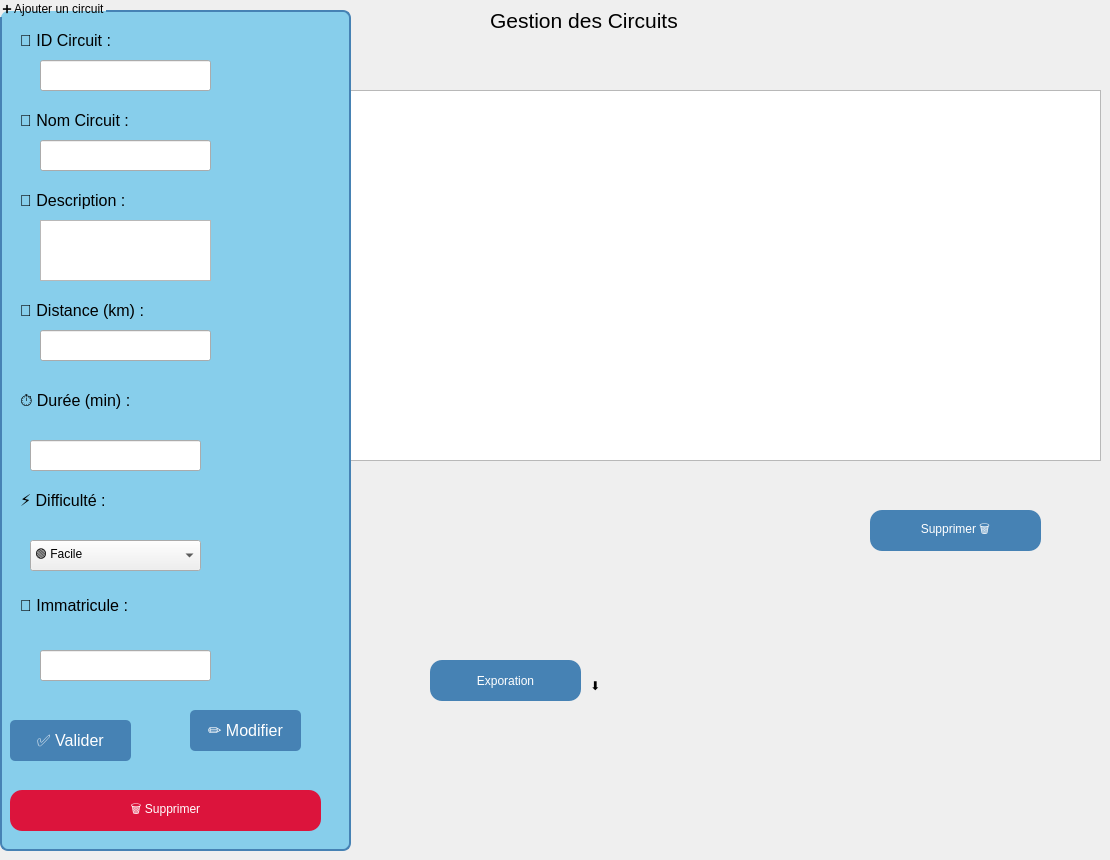
      <widget class="QWidget" name="tabCircuitAccueil">
       <attribute name="title">
        <string>Accueil</string>
       </attribute>
       <widget class="QLabel" name="labelTitreCircuit">
        <property name="geometry">
         <rect>
          <x>490</x>
          <y>-10</y>
          <width>471</width>
          <height>61</height>
         </rect>
        </property>
        <property name="font">
         <font>
          <family>Segoe UI</family>
          <pointsize>16</pointsize>
          <italic>false</italic>
          <bold>false</bold>
         </font>
        </property>
        <property name="styleSheet">
         <string notr="true">font: 16pt &quot;Segoe UI&quot;;</string>
        </property>
        <property name="text">
         <string>Gestion des Circuits</string>
        </property>
       </widget>
       <widget class="QPushButton" name="pushButton_export_circuit">
        <property name="geometry">
         <rect>
          <x>430</x>
          <y>660</y>
          <width>151</width>
          <height>41</height>
         </rect>
        </property>
        <property name="styleSheet">
         <string notr="true">background-color: rgb(70, 130, 180);
font: 14pt &quot;Segoe UI&quot;;
font: 900 12pt &quot;Segoe UI&quot;;

    color: white;
    border-radius: 12px;
    padding: 8px 16px;</string>
        </property>
        <property name="text">
         <string>Exporation</string>
        </property>
       </widget>
       <widget class="QLabel" name="label_export_circuit">
        <property name="geometry">
         <rect>
          <x>590</x>
          <y>670</y>
          <width>63</width>
          <height>31</height>
         </rect>
        </property>
        <property name="styleSheet">
         <string notr="true">font: 14pt &quot;Segoe UI&quot;;</string>
        </property>
        <property name="text">
         <string>⬇️</string>
        </property>
       </widget>
       <widget class="QGroupBox" name="groupBoxCircuit">
        <property name="geometry">
         <rect>
          <x>0</x>
          <y>0</y>
          <width>351</width>
          <height>851</height>
         </rect>
        </property>
        <property name="styleSheet">
         <string notr="true">QGroupBox {
        font: 900 9pt &quot;Segoe UI&quot;;
        font: 900 9pt &quot;Segoe UI&quot;;
        font: 16pt &quot;Segoe UI&quot;;

        background-color: rgb(135, 206, 235);
    border: 2px solid #4682B4;
    border-radius: 8px;
    margin-top: 10px;
}
QPushButton {
    background-color: #4682B4;
    color: white;
    border-radius: 5px;
    padding: 5px;
}
QPushButton:hover {
    background-color: #5A9BD5;
}</string>
        </property>
        <property name="title">
         <string>➕ Ajouter un circuit</string>
        </property>
        <widget class="QLabel" name="labelIdCircuit">
         <property name="geometry">
          <rect>
           <x>20</x>
           <y>30</y>
           <width>201</width>
           <height>21</height>
          </rect>
         </property>
         <property name="font">
          <font>
           <family>Segoe UI</family>
           <pointsize>12</pointsize>
           <italic>false</italic>
           <bold>false</bold>
          </font>
         </property>
         <property name="text">
          <string>🔢 ID Circuit :</string>
         </property>
        </widget>
        <widget class="QLineEdit" name="lineEdit_id_circuit">
         <property name="geometry">
          <rect>
           <x>40</x>
           <y>60</y>
           <width>171</width>
           <height>31</height>
          </rect>
         </property>
        </widget>
        <widget class="QLabel" name="labelNomCircuit">
         <property name="geometry">
          <rect>
           <x>20</x>
           <y>110</y>
           <width>171</width>
           <height>21</height>
          </rect>
         </property>
         <property name="font">
          <font>
           <family>Segoe UI</family>
           <pointsize>12</pointsize>
           <italic>false</italic>
           <bold>false</bold>
          </font>
         </property>
         <property name="text">
          <string>📝 Nom Circuit :</string>
         </property>
        </widget>
        <widget class="QLineEdit" name="lineEdit_nom_circuit">
         <property name="geometry">
          <rect>
           <x>40</x>
           <y>140</y>
           <width>171</width>
           <height>31</height>
          </rect>
         </property>
        </widget>
        <widget class="QLabel" name="labelDescCircuit">
         <property name="geometry">
          <rect>
           <x>20</x>
           <y>190</y>
           <width>171</width>
           <height>21</height>
          </rect>
         </property>
         <property name="font">
          <font>
           <family>Segoe UI</family>
           <pointsize>12</pointsize>
           <italic>false</italic>
           <bold>false</bold>
          </font>
         </property>
         <property name="text">
          <string>📄 Description :</string>
         </property>
        </widget>
        <widget class="QTextEdit" name="textEdit_desc_circuit">
         <property name="geometry">
          <rect>
           <x>40</x>
           <y>220</y>
           <width>171</width>
           <height>61</height>
          </rect>
         </property>
        </widget>
        <widget class="QLabel" name="labelDistance">
         <property name="geometry">
          <rect>
           <x>20</x>
           <y>300</y>
           <width>171</width>
           <height>21</height>
          </rect>
         </property>
         <property name="font">
          <font>
           <family>Segoe UI</family>
           <pointsize>12</pointsize>
           <italic>false</italic>
           <bold>false</bold>
          </font>
         </property>
         <property name="text">
          <string>📏 Distance (km) :</string>
         </property>
        </widget>
        <widget class="QLineEdit" name="lineEdit_distance">
         <property name="geometry">
          <rect>
           <x>40</x>
           <y>330</y>
           <width>171</width>
           <height>31</height>
          </rect>
         </property>
        </widget>
        <widget class="QLabel" name="labelDuree">
         <property name="geometry">
          <rect>
           <x>20</x>
           <y>390</y>
           <width>171</width>
           <height>21</height>
          </rect>
         </property>
         <property name="font">
          <font>
           <family>Segoe UI</family>
           <pointsize>12</pointsize>
           <italic>false</italic>
           <bold>false</bold>
          </font>
         </property>
         <property name="text">
          <string>⏱️ Durée (min) :</string>
         </property>
        </widget>
        <widget class="QLineEdit" name="lineEdit_duree_circuit">
         <property name="geometry">
          <rect>
           <x>30</x>
           <y>440</y>
           <width>171</width>
           <height>31</height>
          </rect>
         </property>
        </widget>
        <widget class="QLabel" name="labelDifficulte">
         <property name="geometry">
          <rect>
           <x>20</x>
           <y>490</y>
           <width>171</width>
           <height>21</height>
          </rect>
         </property>
         <property name="font">
          <font>
           <family>Segoe UI</family>
           <pointsize>12</pointsize>
           <italic>false</italic>
           <bold>false</bold>
          </font>
         </property>
         <property name="text">
          <string>⚡ Difficulté :</string>
         </property>
        </widget>
        <widget class="QComboBox" name="comboBox_difficulte">
         <property name="geometry">
          <rect>
           <x>30</x>
           <y>540</y>
           <width>171</width>
           <height>31</height>
          </rect>
         </property>
         <item>
          <property name="text">
           <string>🟢 Facile</string>
          </property>
         </item>
         <item>
          <property name="text">
           <string>🟡 Moyen</string>
          </property>
         </item>
         <item>
          <property name="text">
           <string>🔴 Difficile</string>
          </property>
         </item>
        </widget>
        <widget class="QLabel" name="labelImmatCircuit">
         <property name="geometry">
          <rect>
           <x>20</x>
           <y>590</y>
           <width>221</width>
           <height>31</height>
          </rect>
         </property>
         <property name="font">
          <font>
           <family>Segoe UI</family>
           <pointsize>12</pointsize>
           <italic>false</italic>
           <bold>false</bold>
          </font>
         </property>
         <property name="text">
          <string>🚗 Immatricule :</string>
         </property>
        </widget>
        <widget class="QLineEdit" name="lineEdit_immat_circuit">
         <property name="geometry">
          <rect>
           <x>40</x>
           <y>650</y>
           <width>171</width>
           <height>31</height>
          </rect>
         </property>
        </widget>
        <widget class="QPushButton" name="pushButton_validercircuit">
         <property name="geometry">
          <rect>
           <x>10</x>
           <y>720</y>
           <width>121</width>
           <height>41</height>
          </rect>
         </property>
         <property name="font">
          <font>
           <family>Segoe UI</family>
           <pointsize>12</pointsize>
           <italic>false</italic>
           <bold>false</bold>
          </font>
         </property>
         <property name="text">
          <string>✅ Valider</string>
         </property>
        </widget>
        <widget class="QPushButton" name="pushButton_modifiercircuit">
         <property name="geometry">
          <rect>
           <x>190</x>
           <y>710</y>
           <width>111</width>
           <height>41</height>
          </rect>
         </property>
         <property name="font">
          <font>
           <family>Segoe UI</family>
           <pointsize>12</pointsize>
           <italic>false</italic>
           <bold>false</bold>
          </font>
         </property>
         <property name="text">
          <string>✏️ Modifier</string>
         </property>
        </widget>
        <widget class="QPushButton" name="pushButton_supprimercircuit">
         <property name="geometry">
          <rect>
           <x>10</x>
           <y>790</y>
           <width>311</width>
           <height>41</height>
          </rect>
         </property>
         <property name="styleSheet">
          <string notr="true">background-color: rgb(220, 20, 60);
font: 14pt &quot;Segoe UI&quot;;
font: 900 12pt &quot;Segoe UI&quot;;

    color: white;
    border-radius: 12px;
    padding: 8px 16px;</string>
         </property>
         <property name="text">
          <string>🗑️ Supprimer</string>
         </property>
        </widget>
       </widget>
       <widget class="QTableView" name="tableView_circuits">
        <property name="geometry">
         <rect>
          <x>350</x>
          <y>90</y>
          <width>751</width>
          <height>371</height>
         </rect>
        </property>
        <property name="styleSheet">
         <string notr="true">background-color: #00008B;
    color: white;
    gridline-color: white;
    border-radius: 8px;
}
QHeaderView::section {
    background-color: #34495e;
    color: white;
    padding: 4px;
    border: 1px solid #2c3e50;</string>
        </property>
       </widget>
       <widget class="QPushButton" name="pushButton_supprimercircuit_bas">
        <property name="geometry">
         <rect>
          <x>870</x>
          <y>510</y>
          <width>171</width>
          <height>41</height>
         </rect>
        </property>
        <property name="styleSheet">
         <string notr="true">background-color: rgb(70, 130, 180);
font: 14pt &quot;Segoe UI&quot;;
font: 900 12pt &quot;Segoe UI&quot;;

    color: white;
    border-radius: 12px;
    padding: 8px 16px;</string>
        </property>
        <property name="text">
         <string>Supprimer 🗑️</string>
        </property>
       </widget>
       <zorder>tableView_circuits</zorder>
       <zorder>labelTitreCircuit</zorder>
       <zorder>groupBoxCircuit</zorder>
       <zorder>pushButton_export_circuit</zorder>
       <zorder>label_export_circuit</zorder>
       <zorder>pushButton_supprimercircuit_bas</zorder>
      </widget>
